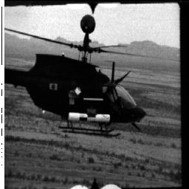
#> input picture Imagen1.jpg, 189 x 189 px
$ python pimienta.py
#> lines starting #> are read from the running program, lines starting #| are printed output that depends on the picture
import numpy as np
import random
import cv2
import scipy.ndimage
from matplotlib  import pyplot as plt


def sp_noise(image, prob):
    output = np.zeros(image.shape, np.uint8)
    thres = 1 - prob
    for i in range(image.shape[0]):
        for j in range(image.shape[1]):
            rdn = random.random()
            if rdn < prob:
                output[i][j] = 0
            else:
                output[i][j] = image[i][j]
    return output

image = cv2.imread('Imagen1.jpg')
#> image is the input picture: shape (189, 189, 3); min 0, max 255, mean 94.7
noise_img = sp_noise(image,0.05)
#> after the loop in sp_noise, `for i in range(image.shape[0]):`:
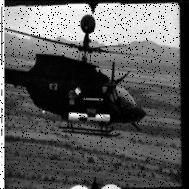
#> output: shape (189, 189, 3); min 0, max 255, mean 89.8

result = scipy.ndimage.maximum_filter(noise_img, size=3)  #filtro maximo
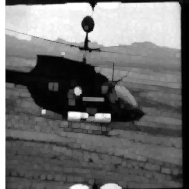
#> result: shape (189, 189, 3); min 0, max 255, mean 110.6

plt.subplot(131),plt.imshow(image),plt.title('Original')
plt.xticks([]), plt.yticks([])
plt.subplot(132),plt.imshow(noise_img),plt.title('Ruido Pimienta')
plt.xticks([]), plt.yticks([])
plt.subplot(133),plt.imshow(result),plt.title('Filtrado')
plt.xticks([]), plt.yticks([])
plt.show()
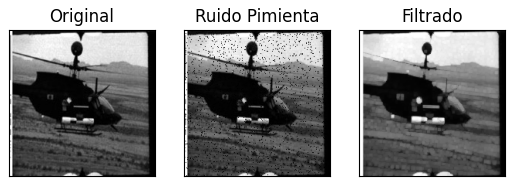
#> figure drawn by matplotlib, 3 panels
